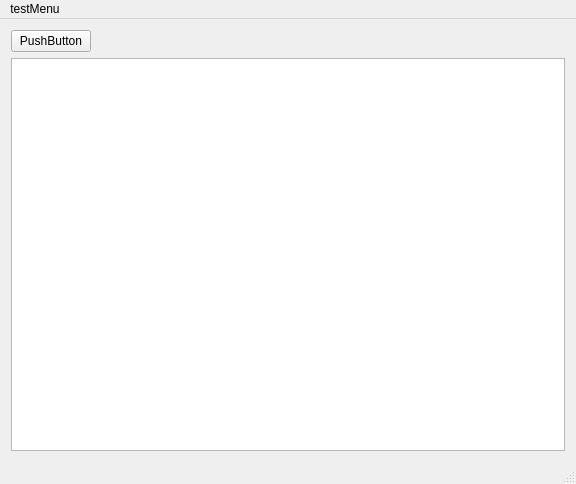
<?xml version="1.0" encoding="UTF-8"?>
<ui version="4.0">
 <class>MainWindow</class>
 <widget class="QMainWindow" name="MainWindow">
  <property name="geometry">
   <rect>
    <x>0</x>
    <y>0</y>
    <width>576</width>
    <height>484</height>
   </rect>
  </property>
  <property name="windowTitle">
   <string>MainWindow</string>
  </property>
  <widget class="QWidget" name="centralWidget">
   <layout class="QGridLayout" name="gridLayout">
    <item row="0" column="1">
     <widget class="QPushButton" name="pushButton">
      <property name="text">
       <string>PushButton</string>
      </property>
     </widget>
    </item>
    <item row="1" column="1" colspan="2">
     <widget class="QTextBrowser" name="textBrowser"/>
    </item>
    <item row="0" column="2">
     <spacer name="horizontalSpacer">
      <property name="orientation">
       <enum>Qt::Horizontal</enum>
      </property>
      <property name="sizeHint" stdset="0">
       <size>
        <width>40</width>
        <height>20</height>
       </size>
      </property>
     </spacer>
    </item>
   </layout>
  </widget>
  <widget class="QMenuBar" name="menuBar">
   <property name="geometry">
    <rect>
     <x>0</x>
     <y>0</y>
     <width>576</width>
     <height>22</height>
    </rect>
   </property>
   <widget class="QMenu" name="menutestMenu">
    <property name="title">
     <string>testMenu</string>
    </property>
    <addaction name="actiongwa"/>
   </widget>
   <addaction name="menutestMenu"/>
  </widget>
  <widget class="QStatusBar" name="statusBar"/>
  <action name="actiongwa">
   <property name="text">
    <string>gwa</string>
   </property>
  </action>
 </widget>
 <layoutdefault spacing="6" margin="11"/>
 <resources/>
 <connections/>
</ui>
